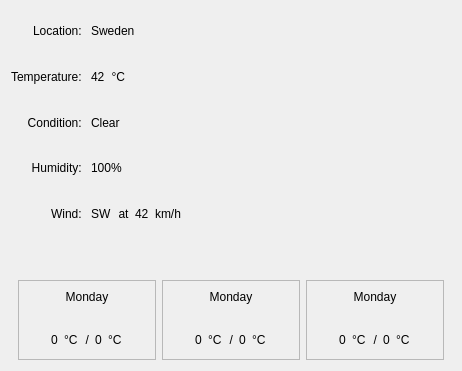
<?xml version="1.0" encoding="UTF-8"?>
<ui version="4.0">
 <class>MainWindow</class>
 <widget class="MainWindow" name="MainWindow">
  <property name="geometry">
   <rect>
    <x>0</x>
    <y>0</y>
    <width>462</width>
    <height>371</height>
   </rect>
  </property>
  <property name="windowTitle">
   <string>Form</string>
  </property>
  <property name="styleSheet">
   <string notr="true"/>
  </property>
  <layout class="QGridLayout" name="gridLayout_4">
   <item row="0" column="0">
    <widget class="QLabel" name="label">
     <property name="text">
      <string>Location: </string>
     </property>
     <property name="alignment">
      <set>Qt::AlignRight|Qt::AlignTrailing|Qt::AlignVCenter</set>
     </property>
    </widget>
   </item>
   <item row="0" column="1">
    <widget class="QLabel" name="Location">
     <property name="text">
      <string>Sweden</string>
     </property>
    </widget>
   </item>
   <item row="1" column="0">
    <widget class="QLabel" name="label_2">
     <property name="text">
      <string>Temperature: </string>
     </property>
     <property name="alignment">
      <set>Qt::AlignRight|Qt::AlignTrailing|Qt::AlignVCenter</set>
     </property>
    </widget>
   </item>
   <item row="1" column="1">
    <layout class="QHBoxLayout" name="horizontalLayout_3">
     <item>
      <widget class="QLabel" name="Temp">
       <property name="text">
        <string>42</string>
       </property>
      </widget>
     </item>
     <item>
      <widget class="QLabel" name="TempUnit">
       <property name="text">
        <string>&amp;deg;C</string>
       </property>
       <property name="textFormat">
        <enum>Qt::RichText</enum>
       </property>
       <property name="alignment">
        <set>Qt::AlignRight|Qt::AlignTrailing|Qt::AlignVCenter</set>
       </property>
      </widget>
     </item>
     <item>
      <spacer name="horizontalSpacer_3">
       <property name="orientation">
        <enum>Qt::Horizontal</enum>
       </property>
       <property name="sizeHint" stdset="0">
        <size>
         <width>40</width>
         <height>20</height>
        </size>
       </property>
      </spacer>
     </item>
    </layout>
   </item>
   <item row="2" column="0">
    <widget class="QLabel" name="label_3">
     <property name="text">
      <string>Condition: </string>
     </property>
     <property name="alignment">
      <set>Qt::AlignRight|Qt::AlignTrailing|Qt::AlignVCenter</set>
     </property>
    </widget>
   </item>
   <item row="2" column="1">
    <widget class="QLabel" name="Condition">
     <property name="text">
      <string>Clear</string>
     </property>
    </widget>
   </item>
   <item row="3" column="0">
    <widget class="QLabel" name="label_4">
     <property name="text">
      <string>Humidity: </string>
     </property>
     <property name="alignment">
      <set>Qt::AlignRight|Qt::AlignTrailing|Qt::AlignVCenter</set>
     </property>
    </widget>
   </item>
   <item row="3" column="1">
    <layout class="QHBoxLayout" name="horizontalLayout_2">
     <item>
      <widget class="QLabel" name="Humidity">
       <property name="text">
        <string>100%</string>
       </property>
      </widget>
     </item>
     <item>
      <spacer name="horizontalSpacer_2">
       <property name="orientation">
        <enum>Qt::Horizontal</enum>
       </property>
       <property name="sizeHint" stdset="0">
        <size>
         <width>375</width>
         <height>20</height>
        </size>
       </property>
      </spacer>
     </item>
    </layout>
   </item>
   <item row="4" column="0">
    <widget class="QLabel" name="label_5">
     <property name="text">
      <string>Wind: </string>
     </property>
     <property name="alignment">
      <set>Qt::AlignRight|Qt::AlignTrailing|Qt::AlignVCenter</set>
     </property>
    </widget>
   </item>
   <item row="4" column="1">
    <layout class="QHBoxLayout" name="horizontalLayout">
     <item>
      <widget class="QLabel" name="Direction">
       <property name="text">
        <string>SW</string>
       </property>
      </widget>
     </item>
     <item>
      <widget class="QLabel" name="label_9">
       <property name="sizePolicy">
        <sizepolicy hsizetype="Minimum" vsizetype="Preferred">
         <horstretch>0</horstretch>
         <verstretch>0</verstretch>
        </sizepolicy>
       </property>
       <property name="text">
        <string>at</string>
       </property>
       <property name="alignment">
        <set>Qt::AlignCenter</set>
       </property>
      </widget>
     </item>
     <item>
      <widget class="QLabel" name="Speed">
       <property name="text">
        <string>42</string>
       </property>
      </widget>
     </item>
     <item>
      <widget class="QLabel" name="WindUnit">
       <property name="text">
        <string>km/h</string>
       </property>
      </widget>
     </item>
     <item>
      <spacer name="horizontalSpacer">
       <property name="orientation">
        <enum>Qt::Horizontal</enum>
       </property>
       <property name="sizeHint" stdset="0">
        <size>
         <width>40</width>
         <height>20</height>
        </size>
       </property>
      </spacer>
     </item>
    </layout>
   </item>
   <item row="5" column="0">
    <spacer name="verticalSpacer">
     <property name="orientation">
      <enum>Qt::Vertical</enum>
     </property>
     <property name="sizeHint" stdset="0">
      <size>
       <width>20</width>
       <height>40</height>
      </size>
     </property>
    </spacer>
   </item>
   <item row="6" column="0" colspan="3">
    <layout class="QHBoxLayout" name="horizontalLayout_7">
     <item>
      <spacer name="horizontalSpacer_10">
       <property name="orientation">
        <enum>Qt::Horizontal</enum>
       </property>
       <property name="sizeHint" stdset="0">
        <size>
         <width>40</width>
         <height>20</height>
        </size>
       </property>
      </spacer>
     </item>
     <item>
      <widget class="QFrame" name="frame_2">
       <property name="frameShape">
        <enum>QFrame::StyledPanel</enum>
       </property>
       <property name="frameShadow">
        <enum>QFrame::Raised</enum>
       </property>
       <layout class="QGridLayout" name="gridLayout_2">
        <item row="0" column="0">
         <widget class="QLabel" name="Day_1">
          <property name="text">
           <string>Monday</string>
          </property>
          <property name="alignment">
           <set>Qt::AlignCenter</set>
          </property>
         </widget>
        </item>
        <item row="1" column="0">
         <widget class="QLabel" name="Icon_1">
          <property name="text">
           <string/>
          </property>
          <property name="pixmap">
           <pixmap resource="../resource.qrc">:/images/sunny.svg</pixmap>
          </property>
          <property name="alignment">
           <set>Qt::AlignCenter</set>
          </property>
         </widget>
        </item>
        <item row="2" column="0">
         <layout class="QHBoxLayout" name="horizontalLayout_5">
          <item>
           <spacer name="horizontalSpacer_6">
            <property name="orientation">
             <enum>Qt::Horizontal</enum>
            </property>
            <property name="sizeHint" stdset="0">
             <size>
              <width>40</width>
              <height>20</height>
             </size>
            </property>
           </spacer>
          </item>
          <item>
           <widget class="QLabel" name="Min_1">
            <property name="text">
             <string>0</string>
            </property>
           </widget>
          </item>
          <item>
           <widget class="QLabel" name="MinUnit_1">
            <property name="text">
             <string>&amp;deg;C</string>
            </property>
            <property name="textFormat">
             <enum>Qt::RichText</enum>
            </property>
           </widget>
          </item>
          <item>
           <widget class="QLabel" name="label_14">
            <property name="text">
             <string>/</string>
            </property>
            <property name="alignment">
             <set>Qt::AlignRight|Qt::AlignTrailing|Qt::AlignVCenter</set>
            </property>
           </widget>
          </item>
          <item>
           <widget class="QLabel" name="Max_1">
            <property name="text">
             <string>0</string>
            </property>
           </widget>
          </item>
          <item>
           <widget class="QLabel" name="MaxUnit_1">
            <property name="text">
             <string>&amp;deg;C</string>
            </property>
            <property name="textFormat">
             <enum>Qt::RichText</enum>
            </property>
           </widget>
          </item>
          <item>
           <spacer name="horizontalSpacer_7">
            <property name="orientation">
             <enum>Qt::Horizontal</enum>
            </property>
            <property name="sizeHint" stdset="0">
             <size>
              <width>40</width>
              <height>20</height>
             </size>
            </property>
           </spacer>
          </item>
         </layout>
        </item>
       </layout>
      </widget>
     </item>
     <item>
      <widget class="QFrame" name="frame_3">
       <property name="frameShape">
        <enum>QFrame::StyledPanel</enum>
       </property>
       <property name="frameShadow">
        <enum>QFrame::Raised</enum>
       </property>
       <layout class="QGridLayout" name="gridLayout_3">
        <item row="0" column="0">
         <widget class="QLabel" name="Day_2">
          <property name="text">
           <string>Monday</string>
          </property>
          <property name="alignment">
           <set>Qt::AlignCenter</set>
          </property>
         </widget>
        </item>
        <item row="1" column="0">
         <widget class="QLabel" name="Icon_2">
          <property name="text">
           <string/>
          </property>
          <property name="pixmap">
           <pixmap resource="../resource.qrc">:/images/sunny.svg</pixmap>
          </property>
          <property name="alignment">
           <set>Qt::AlignCenter</set>
          </property>
         </widget>
        </item>
        <item row="2" column="0">
         <layout class="QHBoxLayout" name="horizontalLayout_6">
          <item>
           <spacer name="horizontalSpacer_8">
            <property name="orientation">
             <enum>Qt::Horizontal</enum>
            </property>
            <property name="sizeHint" stdset="0">
             <size>
              <width>40</width>
              <height>20</height>
             </size>
            </property>
           </spacer>
          </item>
          <item>
           <widget class="QLabel" name="Min_2">
            <property name="text">
             <string>0</string>
            </property>
           </widget>
          </item>
          <item>
           <widget class="QLabel" name="MinUnit_2">
            <property name="text">
             <string>&amp;deg;C</string>
            </property>
            <property name="textFormat">
             <enum>Qt::RichText</enum>
            </property>
           </widget>
          </item>
          <item>
           <widget class="QLabel" name="label_17">
            <property name="text">
             <string>/</string>
            </property>
            <property name="alignment">
             <set>Qt::AlignRight|Qt::AlignTrailing|Qt::AlignVCenter</set>
            </property>
           </widget>
          </item>
          <item>
           <widget class="QLabel" name="Max_2">
            <property name="text">
             <string>0</string>
            </property>
           </widget>
          </item>
          <item>
           <widget class="QLabel" name="MaxUnit_2">
            <property name="text">
             <string>&amp;deg;C</string>
            </property>
            <property name="textFormat">
             <enum>Qt::RichText</enum>
            </property>
           </widget>
          </item>
          <item>
           <spacer name="horizontalSpacer_9">
            <property name="orientation">
             <enum>Qt::Horizontal</enum>
            </property>
            <property name="sizeHint" stdset="0">
             <size>
              <width>40</width>
              <height>20</height>
             </size>
            </property>
           </spacer>
          </item>
         </layout>
        </item>
       </layout>
      </widget>
     </item>
     <item>
      <widget class="QFrame" name="frame">
       <property name="frameShape">
        <enum>QFrame::StyledPanel</enum>
       </property>
       <property name="frameShadow">
        <enum>QFrame::Raised</enum>
       </property>
       <layout class="QGridLayout" name="gridLayout">
        <item row="3" column="0">
         <layout class="QHBoxLayout" name="horizontalLayout_4">
          <item>
           <spacer name="horizontalSpacer_4">
            <property name="orientation">
             <enum>Qt::Horizontal</enum>
            </property>
            <property name="sizeHint" stdset="0">
             <size>
              <width>40</width>
              <height>20</height>
             </size>
            </property>
           </spacer>
          </item>
          <item>
           <widget class="QLabel" name="Min_3">
            <property name="text">
             <string>0</string>
            </property>
           </widget>
          </item>
          <item>
           <widget class="QLabel" name="MinUnit_3">
            <property name="text">
             <string>&amp;deg;C</string>
            </property>
            <property name="textFormat">
             <enum>Qt::RichText</enum>
            </property>
           </widget>
          </item>
          <item>
           <widget class="QLabel" name="label_10">
            <property name="text">
             <string>/</string>
            </property>
            <property name="alignment">
             <set>Qt::AlignRight|Qt::AlignTrailing|Qt::AlignVCenter</set>
            </property>
           </widget>
          </item>
          <item>
           <widget class="QLabel" name="Max_3">
            <property name="text">
             <string>0</string>
            </property>
           </widget>
          </item>
          <item>
           <widget class="QLabel" name="MaxUnit_3">
            <property name="text">
             <string>&amp;deg;C</string>
            </property>
            <property name="textFormat">
             <enum>Qt::RichText</enum>
            </property>
           </widget>
          </item>
          <item>
           <spacer name="horizontalSpacer_5">
            <property name="orientation">
             <enum>Qt::Horizontal</enum>
            </property>
            <property name="sizeHint" stdset="0">
             <size>
              <width>40</width>
              <height>20</height>
             </size>
            </property>
           </spacer>
          </item>
         </layout>
        </item>
        <item row="1" column="0">
         <widget class="QLabel" name="Day_3">
          <property name="text">
           <string>Monday</string>
          </property>
          <property name="alignment">
           <set>Qt::AlignCenter</set>
          </property>
         </widget>
        </item>
        <item row="2" column="0">
         <widget class="QLabel" name="Icon_3">
          <property name="sizePolicy">
           <sizepolicy hsizetype="Fixed" vsizetype="Preferred">
            <horstretch>0</horstretch>
            <verstretch>0</verstretch>
           </sizepolicy>
          </property>
          <property name="text">
           <string/>
          </property>
          <property name="pixmap">
           <pixmap resource="../resource.qrc">:/images/sunny.svg</pixmap>
          </property>
          <property name="alignment">
           <set>Qt::AlignCenter</set>
          </property>
         </widget>
        </item>
       </layout>
      </widget>
     </item>
     <item>
      <spacer name="horizontalSpacer_11">
       <property name="orientation">
        <enum>Qt::Horizontal</enum>
       </property>
       <property name="sizeHint" stdset="0">
        <size>
         <width>40</width>
         <height>20</height>
        </size>
       </property>
      </spacer>
     </item>
    </layout>
   </item>
   <item row="0" column="2" rowspan="5">
    <widget class="QLabel" name="Icon_0">
     <property name="sizePolicy">
      <sizepolicy hsizetype="Preferred" vsizetype="Preferred">
       <horstretch>0</horstretch>
       <verstretch>1</verstretch>
      </sizepolicy>
     </property>
     <property name="text">
      <string/>
     </property>
     <property name="pixmap">
      <pixmap resource="../resource.qrc">:/images/sunny.svg</pixmap>
     </property>
     <property name="alignment">
      <set>Qt::AlignCenter</set>
     </property>
    </widget>
   </item>
  </layout>
 </widget>
 <customwidgets>
  <customwidget>
   <class>MainWindow</class>
   <extends>QWidget</extends>
   <header>PyQtAbstractions/Qt</header>
   <container>1</container>
  </customwidget>
 </customwidgets>
 <resources>
  <include location="../resource.qrc"/>
 </resources>
 <connections/>
</ui>
